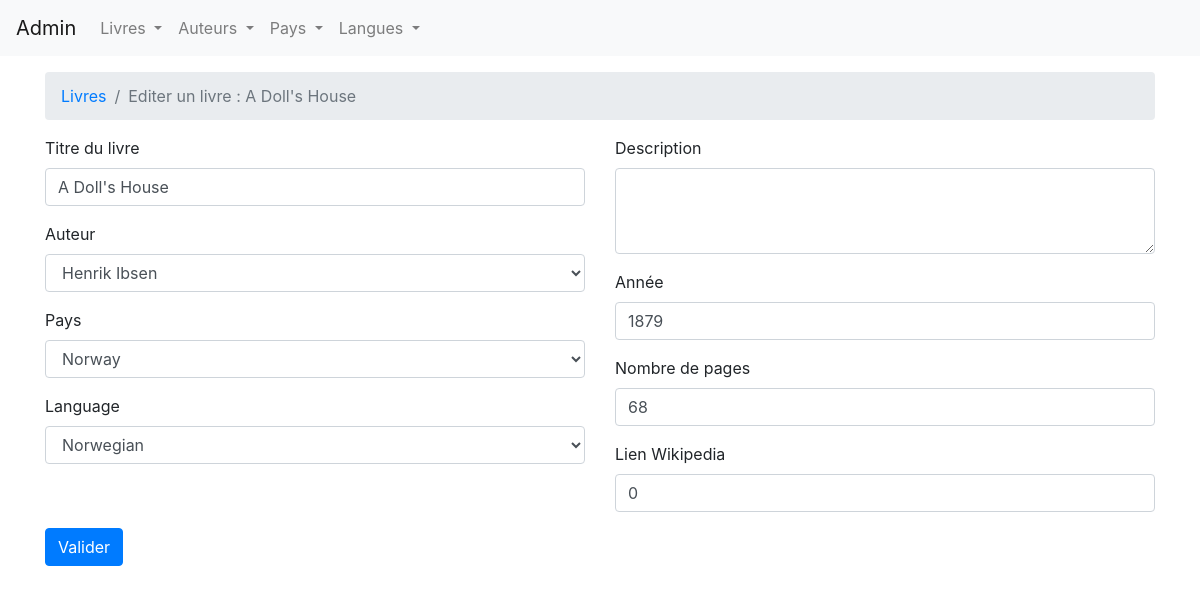
The page /admin/index.php?action=edit&id=46 on the database its author committed.
### tables this page shows
CREATE TABLE `books` (
  `id` int(11) NOT NULL AUTO_INCREMENT,
  `title` varchar(255) DEFAULT NULL,
  `description` text,
  `image` varchar(255) DEFAULT NULL,
  `author_id` int(11) DEFAULT NULL,
  `country_id` int(11) DEFAULT NULL,
  `language_id` int(11) DEFAULT NULL,
  `pages` int(11) DEFAULT NULL,
  `wikipedia_link` varchar(255) DEFAULT NULL,
  `year` int(11) DEFAULT NULL,
  PRIMARY KEY (`id`)
);

CREATE TABLE `authors` (
  `id` int(11) NOT NULL AUTO_INCREMENT,
  `name` varchar(255) DEFAULT NULL,
  `active` tinyint(1) DEFAULT '1',
  PRIMARY KEY (`id`)
);

CREATE TABLE `countries` (
  `id` int(11) NOT NULL AUTO_INCREMENT,
  `name` varchar(255) DEFAULT NULL,
  `active` tinyint(1) DEFAULT '1',
  PRIMARY KEY (`id`)
);

CREATE TABLE `languages` (
  `id` int(11) NOT NULL AUTO_INCREMENT,
  `name` varchar(255) DEFAULT NULL,
  `active` tinyint(1) DEFAULT '1',
  PRIMARY KEY (`id`)
);

### admin/controllers/books.php (called while the page is built, shortened)
<?php
require('models/authors.php');
require('models/books.php');
require('models/countries.php');
require('models/languages.php');
function editBook (int $id): void
{
  $book = getBook($id);
  $authors = getAuthors();
  $countries = getCountries();
  $languages = getLanguages();
  require('views/book.php');
}

### admin/models/books.php (called while the page is built, shortened)
<?php
function getBook(int $id): array
{
  $db = dbConnect();
  $stmt = $db->prepare('SELECT * FROM books WHERE id = :id');
  $stmt->bindParam(':id', $id);
  $stmt->execute();
  return $stmt->fetch();
}

### admin/models/authors.php (called while the page is built, shortened)
<?php
function getAuthors($withInactive = false): array
{
  $db = dbConnect();
  $stmt = $db->prepare('SELECT * FROM authors ' . (!$withInactive ? 'WHERE active = true' : '') . ' ORDER BY name');
  $stmt->execute();
  return $stmt->fetchAll(PDO::FETCH_ASSOC);
}

### admin/models/countries.php (called while the page is built, shortened)
<?php
function getCountries($withInactive = false): array
{
  $db = dbConnect();
  $stmt = $db->prepare('SELECT * FROM countries ' . (!$withInactive ? 'WHERE active = true' : '') . ' ORDER BY name');
  $stmt->execute();
  return $stmt->fetchAll(PDO::FETCH_ASSOC);
}

### admin/models/languages.php (called while the page is built, shortened)
<?php
function getLanguages($withInactive = false): array
{
  $db = dbConnect();
  $stmt = $db->prepare('SELECT * FROM languages ' . (!$withInactive ? 'WHERE active = true' : '') . ' ORDER BY name');
  $stmt->execute();
  return $stmt->fetchAll(PDO::FETCH_ASSOC);
}

### admin/views/book.php (the view, shortened to what this page needs)
<div class="container">
  <form method="post">
    <div class="row">
      <div class="col-md-6">
        <div class="form-group">
          <label for="title">Titre du livre</label>
          <input
            required
            name="title"
            value="<?php echo isset($book) ? $book['title'] : ''; ?>"
            type="text" class="form-control"
            id="title"
            placeholder="Titre du livre">
        </div>
        <div class="form-group">
          <label for="author_id">Auteur</label>
          <select name="author_id" class="form-control" id="author_id">
            <?php foreach ($authors as $value) { ?>
              <option
                <?php echo isset($book['author_id']) && $book['author_id'] === $value['id'] ? 'selected' : ''; ?>
                value="<?php echo $value['id']; ?>">
                <?php echo $value['name']; ?>
              </option>
            <?php } ?>
          </select>
        </div>
        <div class="form-group">
          <label for="country_id">Pays</label>
          <select name="country_id" class="form-control" id="country_id">
            <?php foreach ($countries as $value) { ?>
              <option
                <?php echo isset($book['country_id']) && $book['country_id'] === $value['id'] ? 'selected' : ''; ?>
                value="<?php echo $value['id']; ?>">
                <?php echo $value['name']; ?>
              </option>
            <?php } ?>
          </select>
        </div>
        <div class="form-group">
          <label for="language_id">Language</label>
          <select name="language_id" class="form-control" id="language_id">
            <?php foreach ($languages as $value) { ?>
              <option
                <?php echo isset($book['language_id']) && $book['language_id'] === $value['id'] ? 'selected' : ''; ?>
                value="<?php echo $value['id']; ?>">
                <?php echo $value['name']; ?>
              </option>
            <?php } ?>
          </select>
        </div>
      </div>
      <div class="col-md-6">
        <div class="form-group">
          <label for="description">Description</label>
          <textarea name="description" class="form-control" id="description" rows="3"><?php echo isset($book) ? $book['description'] : ''; ?></textarea>
        </div>
        <div class="form-group">
          <label for="pages">Année</label>
          <input
            name="year"
            value="<?php echo isset($book) ? $book['year'] : ''; ?>"
            type="number"
            step="1"
            class="form-control"
            id="year"
            placeholder="Année">
        </div>
        <div class="form-group">
          <label for="pages">Nombre de pages</label>
          <input
            name="pages"
            value="<?php echo isset($book) ? $book['pages'] : ''; ?>"
            type="number"
            step="1"
            class="form-control"
            id="pages"
            placeholder="Nombre de pages">
        </div>
        <div class="form-group">
          <label for="wikipedia_link">Lien Wikipedia</label>
          <input
            name="wikipedia_link"
            value="<?php echo isset($book) ? $book['wikipedia_link'] : ''; ?>"
            type="text"
            class="form-control"
            id="wikipedia_link"
            placeholder="Lien Wikipedia">
        </div>
      </div>
    </div>
    <div class="row">
      <div class="col-md-12">
        <button name="book" type="submit" class="btn btn-primary">Valider</button>
      </div>
    </div>
  </form>
</div>
<?php require('public/index.php'); ?>

### admin/public/css/app.css (style rules this page uses)
body { padding-top: 4.5rem; }

### rows shown on the page
books: title "A Doll's House", author_id "Henrik Ibsen", country_id "Norway", language_id "Norwegian", year "1879", pages "68", wikipedia_link "0"

### other values the page prints
$value['name'] "Livres"
$value['name'] "Editer un livre : A Doll's House"
